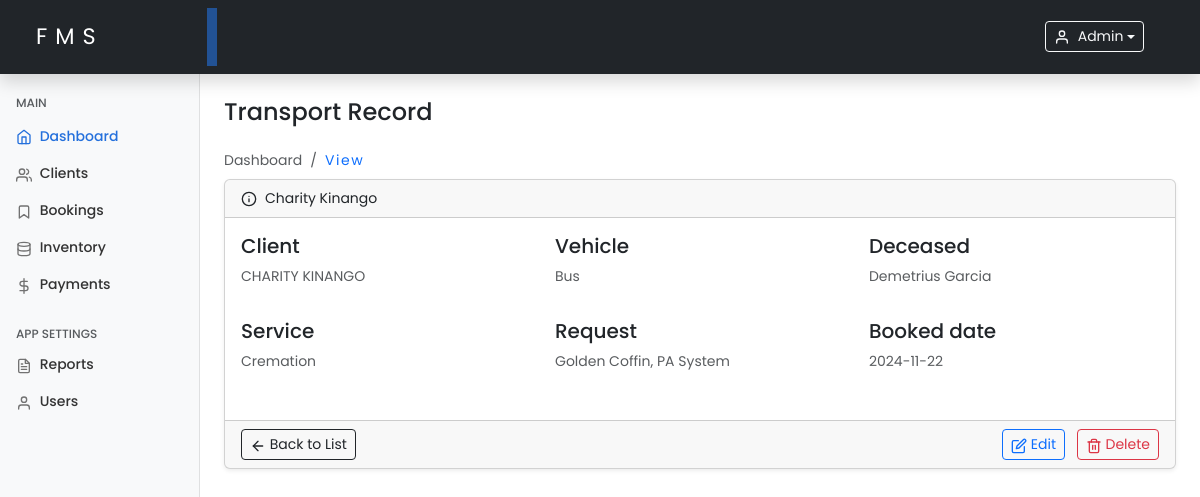
Before: /viewLogRecord.php?id=24 (signed in) with the older database file.
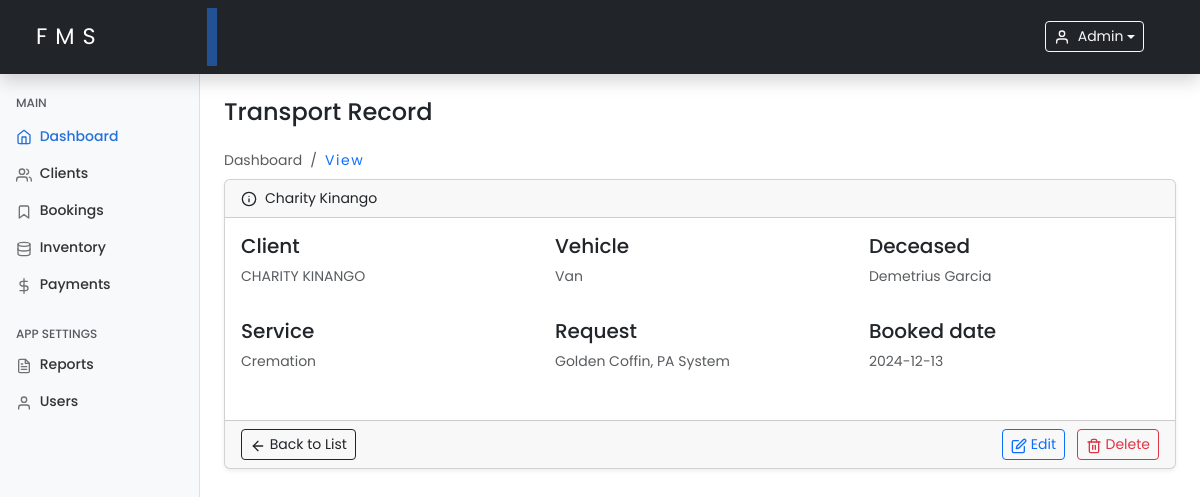
After: the same page with the newer database file.
### tables this page shows
CREATE TABLE `bookings` (
  `id` int(11) NOT NULL,
  `client_id` varchar(100) NOT NULL,
  `deceased_name` varchar(100) NOT NULL,
  `service_type` enum('burial','cremation','other') DEFAULT 'burial',
  `schedule_date` date NOT NULL,
  `vehicle_type` varchar(150) DEFAULT NULL,
  `request` varchar(255) DEFAULT NULL,
  `status` enum('scheduled','completed') DEFAULT 'scheduled',
  `created_at` timestamp NOT NULL DEFAULT current_timestamp(),
  `updated_at` timestamp NOT NULL DEFAULT current_timestamp() ON UPDATE current_timestamp()
);

CREATE TABLE `clients` (
  `id` int(11) NOT NULL,
  `client_name` varchar(100) NOT NULL,
  `client_phone` varchar(20) NOT NULL,
  `client_email` varchar(100) DEFAULT NULL,
  `client_address` varchar(255) DEFAULT NULL,
  `deceased_name` varchar(100) NOT NULL,
  `deceased_age` int(3) NOT NULL,
  `deceased_date_of_death` date NOT NULL,
  `deceased_cause` enum('natural','sickness','accident','other') NOT NULL,
  `deceased_gender` enum('male','female','other') NOT NULL,
  `created_at` timestamp NOT NULL DEFAULT current_timestamp(),
  `updated_at` timestamp NOT NULL DEFAULT current_timestamp() ON UPDATE current_timestamp()
);

### includes/functions.php (called while the page is built, shortened)
<?php
function getLogisticById($conn, $logistic_id)
{
    $query = "SELECT b.id, b.vehicle_type, b.deceased_name, b.schedule_date, b.status, b.service_type, b.request,
                     c.client_name AS client_name, b.created_at, b.updated_at
              FROM bookings b
              JOIN clients c ON b.client_id = c.id
              WHERE b.id = ?";
    $stmt = $conn->prepare($query);
    $stmt->bind_param('i', $logistic_id);
    $stmt->execute();
    $result = $stmt->get_result();
    if ($result->num_rows > 0) {
        return $result->fetch_assoc();
    } else {
        return false;
    }
}

### viewLogRecord.php (the view, shortened to what this page needs)
<?php
include 'includes/functions.php';
if (isset($_GET['id'])) {
    $logistic_id = intval($_GET['id']);
    $logistic = getLogisticById($conn, $logistic_id);
} else {
    header("Location: logistics.php?status=error");
    exit();
}
include './includes/header.php';
include './includes/sidebar.php';
?>
<main class="col-md-9 ms-sm-auto col-lg-10 px-md-4 mt-4">
    <h4 class="mb-4">Transport Record</h4>
    <ol class="breadcrumb mb-2">
        <li class="breadcrumb-item active">Dashboard</li>
        <li class="breadcrumb-item">
            <a class="text-decoration-none hover-underline" href="./logistics.php">View</a>
        </li>
    </ol>
    <div class="card shadow-sm">
        <div class="card-header d-flex align-items-center">
            <span data-feather="info" class="me-2"></span><?php echo htmlspecialchars($logistic['client_name']); ?>
        </div>
        <div class="card-body">
            <div class="row">
                <div class="col-md-4 mb-3">
                    <h5 class="fw-bold-30">Client</h5>
                    <p class="text-muted text-uppercase"><?php echo htmlspecialchars($logistic['client_name']); ?></p>
                </div>
                <div class="col-md-4 mb-3">
                    <h5 class="fw-bold-30">Vehicle</h5>
                    <p class="text-muted text-capitalize"><?php echo htmlspecialchars($logistic['vehicle_type']); ?></p>
                </div>
                <div class="col-md-4 mb-3">
                    <h5 class="fw-bold-30">Deceased</h5>
                    <p class="text-muted text-capitalize"><?php echo htmlspecialchars($logistic['deceased_name']); ?></p>
                </div>
            </div>
            <div class="row">
                <div class="col-md-4 mb-3">
                    <h5 class="fw-bold-30">Service</h5>
                    <p class="text-muted text-capitalize"><?php echo htmlspecialchars($logistic['service_type']); ?></p>
                </div>
                <div class="col-md-4 mb-3">
                    <h5 class="fw-bold-30">Request</h5>
                    <p class="text-muted text-capitalize"><?php echo htmlspecialchars($logistic['request']); ?></p>
                </div>
                <div class="col-md-4 mb-3">
                    <h5 class="fw-bold-30">Booked date</h5>
                    <p class="text-muted text-capitalize"><?php echo htmlspecialchars($logistic['schedule_date']); ?></p>
                </div>
            </div>
        </div>
        <div class="card-footer d-flex justify-content-between">
            <a href="logistics.php" class="btn btn-sm btn-outline-dark">
                <span data-feather="arrow-left"></span> Back to List
            </a>
            <div>
                <a href="editLogRecord.php?id=<?php echo $logistic['id']; ?>" class="btn btn-sm btn-outline-primary me-2">
                    <span data-feather="edit"></span> Edit
                </a>
                <a href="deleteLog.php?id=<?php echo $logistic['id']; ?>" class="btn btn-sm btn-outline-danger" onclick="return confirm('Are you sure you want to delete this record?');">
                    <span data-feather="trash-2"></span> Delete
                </a>
            </div>
        </div>
    </div>
</main>
<?php include './includes/footer.php'; ?>

Changed rows visible on the page:
changed bookings "Demetrius Garcia": vehicle_type "Bus" → "Van"; schedule_date "2024-11-22" → "2024-12-13"
